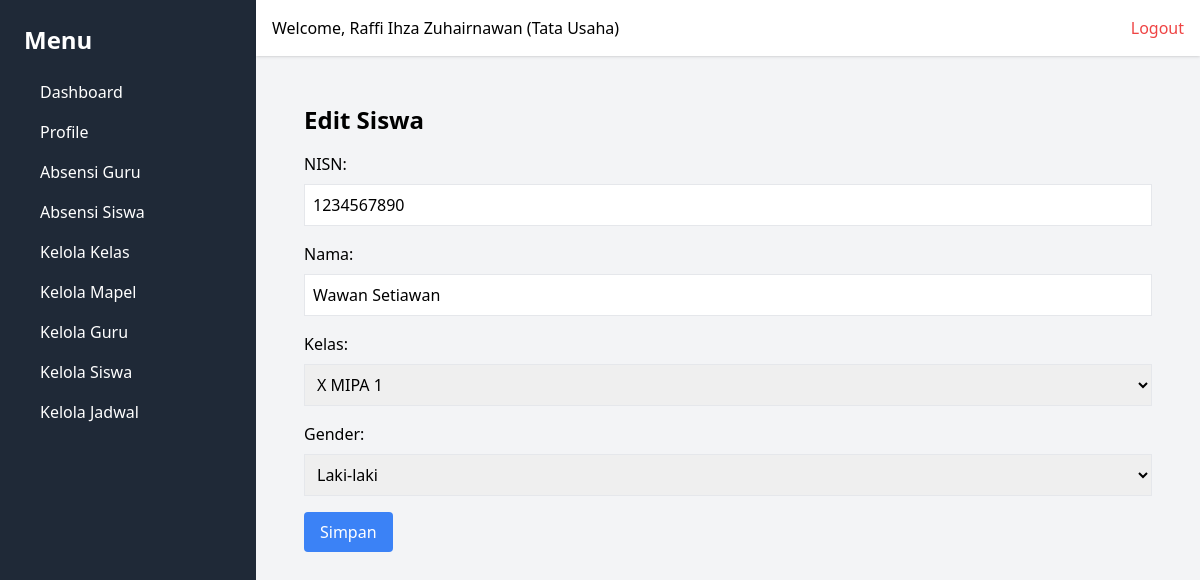
/siswa/edit/1/ (signed in), run on the app's committed database.
### webabsensi/models.py (models this page shows, shortened)
class User(models.Model):
    ROLE_CHOICES = [
        ('Tata Usaha', 'Tata Usaha'),
        ('Guru', 'Guru'),
        ('Kepala Sekolah', 'Kepala Sekolah'),
    ]
    GENDER_CHOICES = [
        ('L', 'Laki-laki'),
        ('P', 'Perempuan'),
    ]
    nip = models.CharField(max_length=20, unique=True)
    email = models.EmailField(unique=True)
    password = models.CharField(max_length=255)
    nama = models.CharField(max_length=50)
    gender = models.CharField(max_length=1, choices=GENDER_CHOICES)
    role = models.CharField(max_length=20, choices=ROLE_CHOICES)
    no_telepon = models.CharField(max_length=15)
    created_at = models.DateTimeField(auto_now_add=True)
    updated_at = models.DateTimeField(auto_now=True)

class Student(models.Model):
    GENDER_CHOICES = [
        ('L', 'Laki-laki'),
        ('P', 'Perempuan'),
    ]
    nisn = models.CharField(max_length=20, unique=True)
    id_kelas = models.ForeignKey(Class, on_delete=models.CASCADE)
    nama = models.CharField(max_length=50)
    gender = models.CharField(max_length=1, choices=GENDER_CHOICES)
    created_at = models.DateTimeField(auto_now_add=True)
    updated_at = models.DateTimeField(auto_now=True)

class Class(models.Model):
    nama_kelas = models.CharField(max_length=50, unique=True)
    created_at = models.DateTimeField(auto_now_add=True)
    updated_at = models.DateTimeField(auto_now=True)

### webabsensi/views.py (the view)
        def wrapper(request, *args, **kwargs):
            user_id = request.session.get('user_id')
            if not user_id:
                messages.error(request, 'Anda harus login terlebih dahulu.')
                return redirect('login')
            user = User.objects.get(id=request.session['user_id'])
            if user.role not in allowed_roles:
                return render(request, '403.html', {'message': 'Anda tidak memiliki izin untuk mengakses halaman ini.'})
            request.user = user  # Tambahkan user ke request agar dapat digunakan di template
            return view_func(request, *args, **kwargs)

### webabsensi/views.py (called while the page is built, shortened)
def role_required(allowed_roles):
    def decorator(view_func):
        def wrapper(request, *args, **kwargs):
            user_id = request.session.get('user_id')
            if not user_id:
                messages.error(request, 'Anda harus login terlebih dahulu.')
                return redirect('login')
            user = User.objects.get(id=request.session['user_id'])
            if user.role not in allowed_roles:
                return render(request, '403.html', {'message': 'Anda tidak memiliki izin untuk mengakses halaman ini.'})
            request.user = user  # Tambahkan user ke request agar dapat digunakan di template
            return view_func(request, *args, **kwargs)
        return wrapper
    return decorator

@role_required(['Tata Usaha', 'Kepala Sekolah'])
def edit_student(request, student_id):
    student = get_object_or_404(Student, id=student_id)
    classes = Class.objects.all()
    context = {'student': student, 'classes': classes}
    return render(request, 'students/edit_student.html', context)

### webabsensi/templates/students/edit_student.html (shortened to what this page needs)
{% extends 'base.html' %}
{% block content %}
<div class="p-6">
    <h1 class="text-2xl font-bold mb-4">Edit Siswa</h1>
    <form action="" method="post">
        <label class="block mb-2">NISN:</label>
        <input type="text" name="nisn" value="{{ student.nisn }}" class="border p-2 mb-4 w-full">
        <label class="block mb-2">Nama:</label>
        <input type="text" name="nama" value="{{ student.nama }}" class="border p-2 mb-4 w-full">
        <label class="block mb-2">Kelas:</label>
        <select name="id_kelas" class="border p-2 mb-4 w-full">
            {% for cls in classes %}
            <option value="{{ cls.id }}" {% if cls.id == student.id_kelas.id %}selected{% endif %}>{{ cls.nama_kelas }}</option>
            {% endfor %}
        </select>
        <label class="block mb-2">Gender:</label>
        <select name="gender" class="border p-2 mb-4 w-full">
            <option value="L" {% if student.gender == "L" %}selected{% endif %}>Laki-laki</option>
        </select>
        <button type="submit" class="bg-blue-500 text-white px-4 py-2 rounded">Simpan</button>
    </form>
</div>
{% endblock %}

### webabsensi/templates/navbar.html
<div class="bg-white p-4 shadow flex justify-between">
    <h1>Welcome, {{ user.nama }} ({{ user.role }})</h1>
    <a href="{% url 'logout' %}" class="text-red-500">Logout</a>
</div>

### data on the page
User: nama "Raffi Ihza Zuhairnawan", role "Tata Usaha"
Student: nisn "1234567890", nama "Wawan Setiawan", id_kelas "X MIPA 1", gender "Laki-laki"
